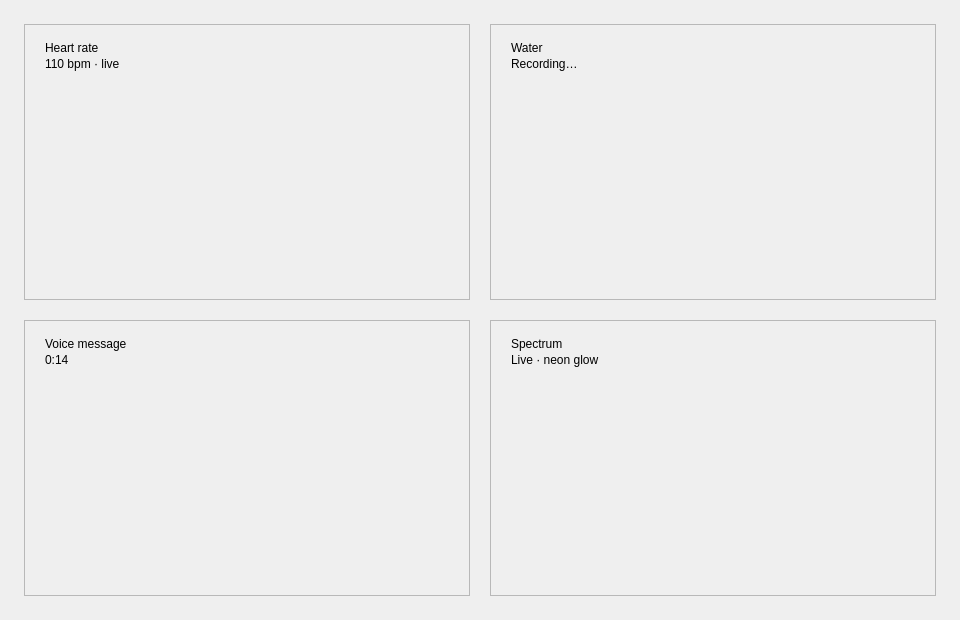
<?xml version='1.0' encoding='utf-8'?>
<ui version="4.0">
 <class>MainWindow</class>
 <widget class="QMainWindow" name="MainWindow">
  <property name="geometry">
   <rect>
    <x>0</x>
    <y>0</y>
    <width>960</width>
    <height>620</height>
   </rect>
  </property>
  <property name="windowTitle">
   <string>QCustomWaveform — Demo</string>
  </property>
  <widget class="QWidget" name="centralwidget">
   <layout class="QGridLayout" name="mainGrid">
    <property name="leftMargin">
     <number>24</number>
    </property>
    <property name="topMargin">
     <number>24</number>
    </property>
    <property name="rightMargin">
     <number>24</number>
    </property>
    <property name="bottomMargin">
     <number>24</number>
    </property>
    <property name="horizontalSpacing">
     <number>20</number>
    </property>
    <property name="verticalSpacing">
     <number>20</number>
    </property>
    <item row="0" column="0">
     <widget class="QFrame" name="ecgCard">
      <property name="frameShape">
       <enum>QFrame::StyledPanel</enum>
      </property>
      <layout class="QVBoxLayout" name="ecgCardLayout" stretch="0,0,0,1">
       <property name="leftMargin">
        <number>20</number>
       </property>
       <property name="topMargin">
        <number>16</number>
       </property>
       <property name="rightMargin">
        <number>20</number>
       </property>
       <property name="bottomMargin">
        <number>16</number>
       </property>
       <property name="spacing">
        <number>2</number>
       </property>
       <item>
        <widget class="QLabel" name="ecgCardTitle">
         <property name="text">
          <string>Heart rate</string>
         </property>
        </widget>
       </item>
       <item>
        <widget class="QLabel" name="ecgCardSub">
         <property name="text">
          <string>110 bpm · live</string>
         </property>
        </widget>
       </item>
       <item>
        <spacer name="ecgCardSpacer">
         <property name="orientation">
          <enum>Qt::Vertical</enum>
         </property>
         <property name="sizeType">
          <enum>QSizePolicy::Fixed</enum>
         </property>
         <property name="sizeHint" stdset="0">
          <size>
           <width>0</width>
           <height>8</height>
          </size>
         </property>
        </spacer>
       </item>
       <item>
        <widget class="QCustomWaveform" name="ecgWave" native="true">
         <property name="sizePolicy">
          <sizepolicy hsizetype="Expanding" vsizetype="Expanding">
           <horstretch>0</horstretch>
           <verstretch>1</verstretch>
          </sizepolicy>
         </property>
         <property name="mode" stdset="0">
          <string>line</string>
         </property>
         <property name="capacity" stdset="0">
          <number>90</number>
         </property>
         <property name="lineWidth" stdset="0">
          <double>2.2</double>
         </property>
         <property name="showGrid" stdset="0">
          <bool>true</bool>
         </property>
         <property name="animated" stdset="0">
          <bool>true</bool>
         </property>
        </widget>
       </item>
      </layout>
     </widget>
    </item>
    <item row="0" column="1">
     <widget class="QFrame" name="waterCard">
      <property name="frameShape">
       <enum>QFrame::StyledPanel</enum>
      </property>
      <layout class="QVBoxLayout" name="waterCardLayout" stretch="0,0,0,1">
       <property name="leftMargin">
        <number>20</number>
       </property>
       <property name="topMargin">
        <number>16</number>
       </property>
       <property name="rightMargin">
        <number>20</number>
       </property>
       <property name="bottomMargin">
        <number>16</number>
       </property>
       <property name="spacing">
        <number>2</number>
       </property>
       <item>
        <widget class="QLabel" name="waterCardTitle">
         <property name="text">
          <string>Water</string>
         </property>
        </widget>
       </item>
       <item>
        <widget class="QLabel" name="waterCardSub">
         <property name="text">
          <string>Recording…</string>
         </property>
        </widget>
       </item>
       <item>
        <spacer name="waterCardSpacer">
         <property name="orientation">
          <enum>Qt::Vertical</enum>
         </property>
         <property name="sizeType">
          <enum>QSizePolicy::Fixed</enum>
         </property>
         <property name="sizeHint" stdset="0">
          <size>
           <width>0</width>
           <height>8</height>
          </size>
         </property>
        </spacer>
       </item>
       <item>
        <widget class="QCustomWaveform" name="waterWave" native="true">
         <property name="sizePolicy">
          <sizepolicy hsizetype="Expanding" vsizetype="Expanding">
           <horstretch>0</horstretch>
           <verstretch>1</verstretch>
          </sizepolicy>
         </property>
         <property name="mode" stdset="0">
          <string>bars</string>
         </property>
         <property name="capacity" stdset="0">
          <number>40</number>
         </property>
         <property name="barGap" stdset="0">
          <double>3.0</double>
         </property>
         <property name="cornerRadius" stdset="0">
          <number>3</number>
         </property>
         <property name="animated" stdset="0">
          <bool>true</bool>
         </property>
        </widget>
       </item>
      </layout>
     </widget>
    </item>
    <item row="1" column="0">
     <widget class="QFrame" name="voiceCard">
      <property name="frameShape">
       <enum>QFrame::StyledPanel</enum>
      </property>
      <layout class="QVBoxLayout" name="voiceCardLayout" stretch="0,0,0,1">
       <property name="leftMargin">
        <number>20</number>
       </property>
       <property name="topMargin">
        <number>16</number>
       </property>
       <property name="rightMargin">
        <number>20</number>
       </property>
       <property name="bottomMargin">
        <number>16</number>
       </property>
       <property name="spacing">
        <number>2</number>
       </property>
       <item>
        <widget class="QLabel" name="voiceCardTitle">
         <property name="text">
          <string>Voice message</string>
         </property>
        </widget>
       </item>
       <item>
        <widget class="QLabel" name="voiceCardSub">
         <property name="text">
          <string>0:14</string>
         </property>
        </widget>
       </item>
       <item>
        <spacer name="voiceCardSpacer">
         <property name="orientation">
          <enum>Qt::Vertical</enum>
         </property>
         <property name="sizeType">
          <enum>QSizePolicy::Fixed</enum>
         </property>
         <property name="sizeHint" stdset="0">
          <size>
           <width>0</width>
           <height>8</height>
          </size>
         </property>
        </spacer>
       </item>
       <item>
        <widget class="QCustomWaveform" name="voiceWave" native="true">
         <property name="sizePolicy">
          <sizepolicy hsizetype="Expanding" vsizetype="Expanding">
           <horstretch>0</horstretch>
           <verstretch>1</verstretch>
          </sizepolicy>
         </property>
         <property name="mode" stdset="0">
          <string>bars</string>
         </property>
         <property name="mirror" stdset="0">
          <bool>true</bool>
         </property>
         <property name="barGap" stdset="0">
          <double>4.0</double>
         </property>
         <property name="cornerRadius" stdset="0">
          <number>4</number>
         </property>
        </widget>
       </item>
      </layout>
     </widget>
    </item>
    <item row="1" column="1">
     <widget class="QFrame" name="neonCard">
      <property name="frameShape">
       <enum>QFrame::StyledPanel</enum>
      </property>
      <layout class="QVBoxLayout" name="neonCardLayout" stretch="0,0,0,1">
       <property name="leftMargin">
        <number>20</number>
       </property>
       <property name="topMargin">
        <number>16</number>
       </property>
       <property name="rightMargin">
        <number>20</number>
       </property>
       <property name="bottomMargin">
        <number>16</number>
       </property>
       <property name="spacing">
        <number>2</number>
       </property>
       <item>
        <widget class="QLabel" name="neonCardTitle">
         <property name="text">
          <string>Spectrum</string>
         </property>
        </widget>
       </item>
       <item>
        <widget class="QLabel" name="neonCardSub">
         <property name="text">
          <string>Live · neon glow</string>
         </property>
        </widget>
       </item>
       <item>
        <spacer name="neonCardSpacer">
         <property name="orientation">
          <enum>Qt::Vertical</enum>
         </property>
         <property name="sizeType">
          <enum>QSizePolicy::Fixed</enum>
         </property>
         <property name="sizeHint" stdset="0">
          <size>
           <width>0</width>
           <height>8</height>
          </size>
         </property>
        </spacer>
       </item>
       <item>
        <widget class="QCustomWaveform" name="neonWave" native="true">
         <property name="sizePolicy">
          <sizepolicy hsizetype="Expanding" vsizetype="Expanding">
           <horstretch>0</horstretch>
           <verstretch>1</verstretch>
          </sizepolicy>
         </property>
         <property name="mode" stdset="0">
          <string>bars</string>
         </property>
         <property name="capacity" stdset="0">
          <number>44</number>
         </property>
         <property name="glow" stdset="0">
          <bool>true</bool>
         </property>
         <property name="glowStrength" stdset="0">
          <double>0.9</double>
         </property>
         <property name="barGap" stdset="0">
          <double>3.0</double>
         </property>
         <property name="animated" stdset="0">
          <bool>true</bool>
         </property>
        </widget>
       </item>
      </layout>
     </widget>
    </item>
   </layout>
  </widget>
 </widget>
 <customwidgets>
  <customwidget>
   <class>QCustomWaveform</class>
   <extends>QWidget</extends>
   <header>Custom_Widgets.QCustomWaveform</header>
   <container>0</container>
  </customwidget>
 <customwidget><class>QPushButton</class><extends>QPushButton</extends><header location="global">Custom_Widgets.Theme.h</header><container>1</container></customwidget><customwidget><class>QLabel</class><extends>QLabel</extends><header location="global">Custom_Widgets.Theme.h</header><container>1</container></customwidget></customwidgets>
 <connections />
</ui>
